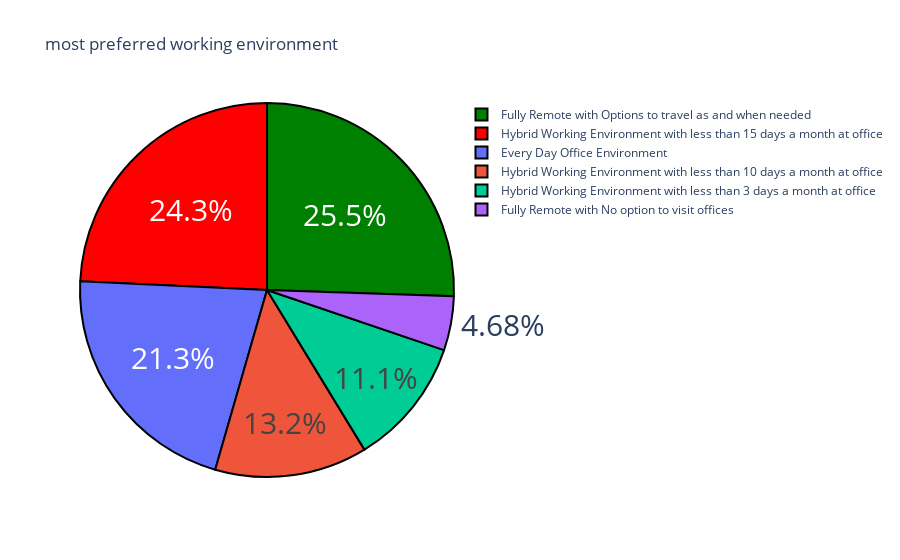

This figure's notebook cell:
### Markdown cell above
# objective 5

### Code cell
qstion3 = data['What is the most preferred working environment for you.'].value_counts()
label = qstion3.index
counts = qstion3.values
colors = ['green','red']
fig = go.Figure(data=[go.Pie(labels=label, values=counts)])
fig.update_layout(title_text = 'most preferred working environment')
fig.update_traces(hoverinfo = 'label+value', textinfo='percent', textfont_size = 30,
                  marker = dict(colors=colors, line = dict(color='black',width = 2)))

### Figure 1 — Plotly figure (JSON) as saved in the notebook; plotly's stock layout.template omitted (floating-point values rounded to 4 significant figures)
{"data": [{"hoverinfo": "label+value", "labels": ["Fully Remote with Options to travel as and when needed", "Hybrid Working Environment with less than 15 days a month at office", "Every Day Office Environment", "Hybrid Working Environment with less than 10 days a month at office", "Hybrid Working Environment with less than 3 days a month at office", "Fully Remote with No option to visit offices"], "marker": {"colors": ["green", "red"], "line": {"color": "black", "width": 2}}, "textfont": {"size": 30}, "textinfo": "percent", "type": "pie", "values": [60, 57, 50, 31, 26, 11]}], "layout": {"autosize": true, "title": {"text": "most preferred working environment"}}}
